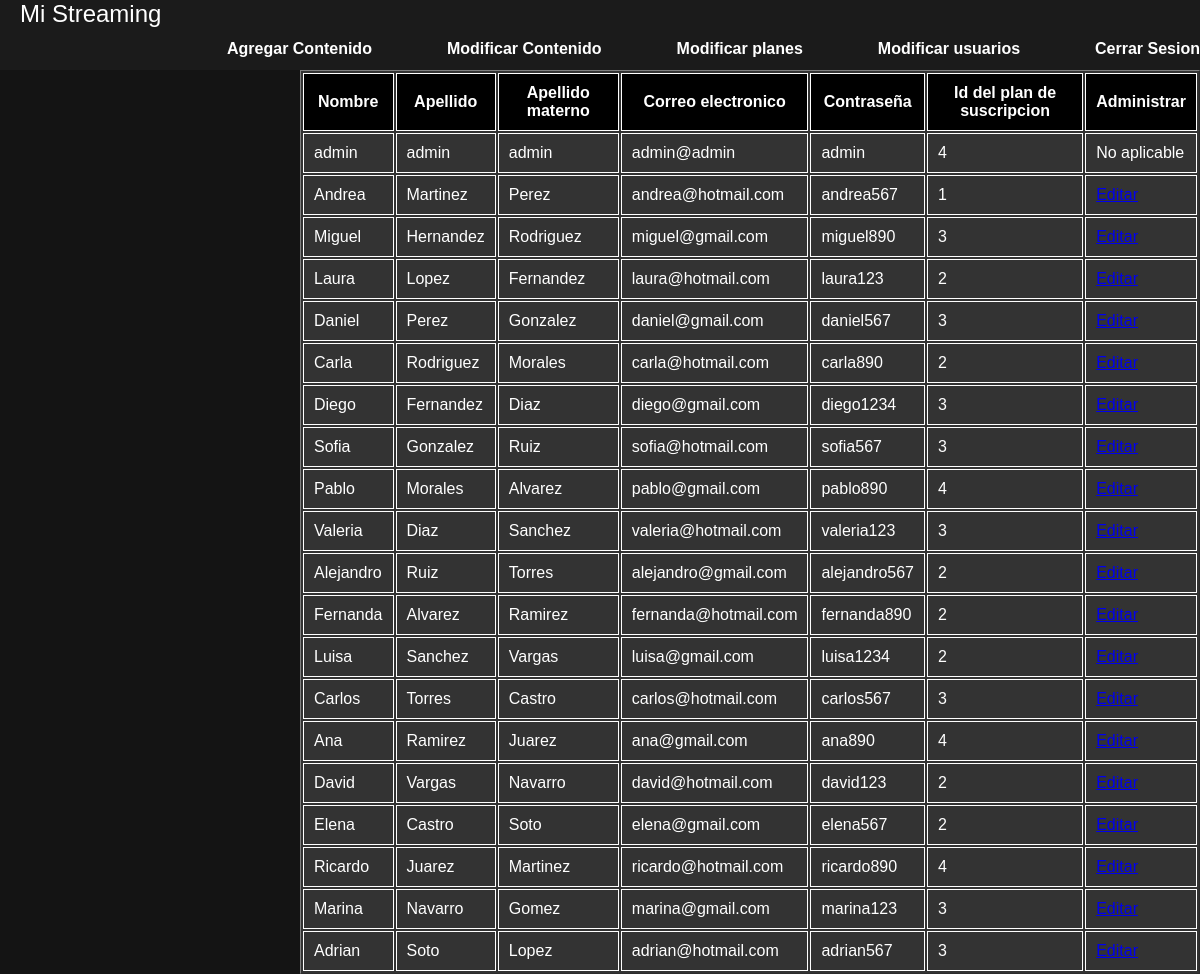
Before: /paginas/admin/moderarUsuarios.php (signed in) with the older database file.
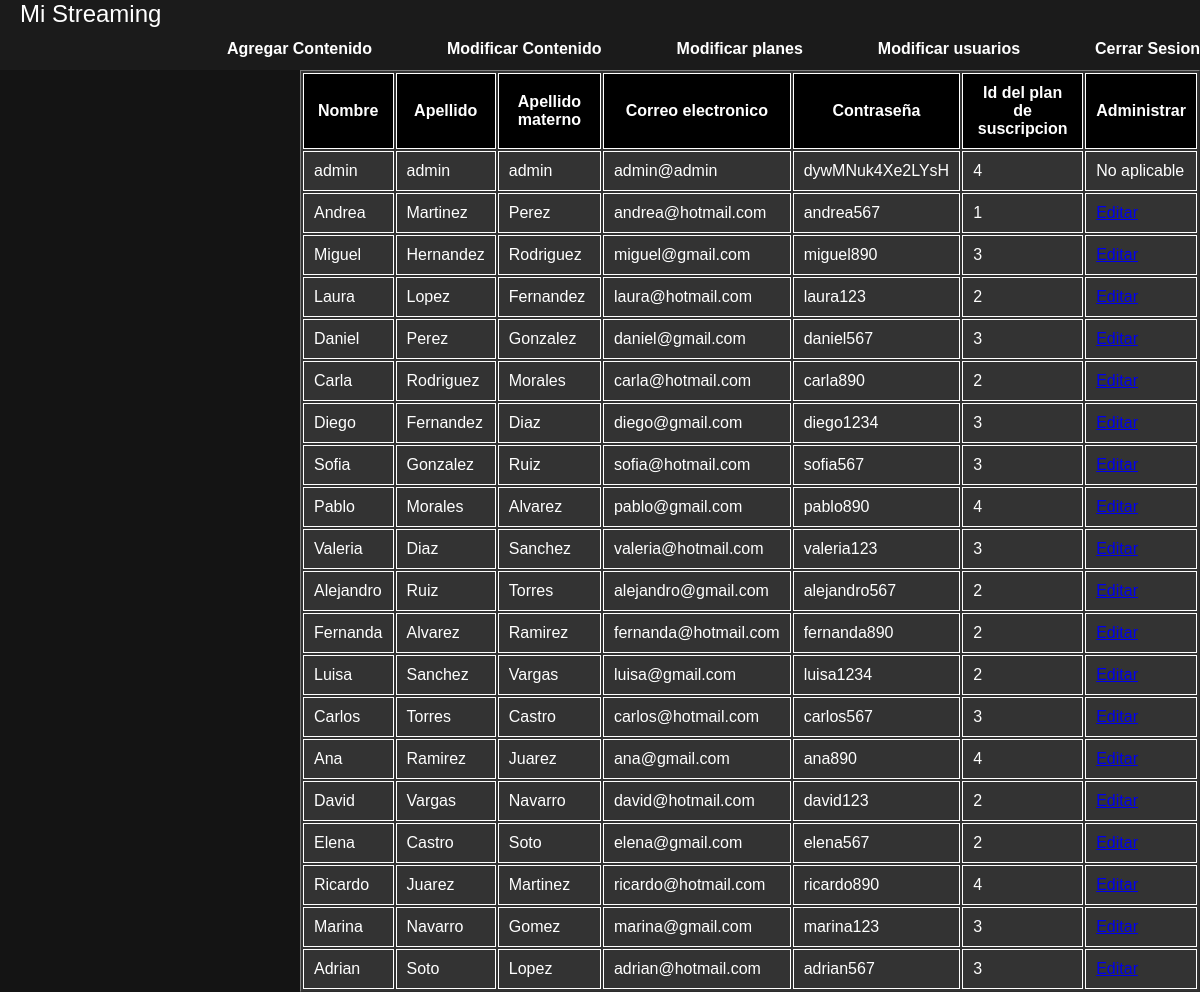
After: the same page with the newer database file.
### tables this page shows
CREATE TABLE usuario (
  id_usuario INTEGER NOT NULL AUTO_INCREMENT,
  nombre CHAR(128)  NOT NULL,
  apellido_paterno CHAR(128) NOT NULL,
  apellido_materno CHAR(128) DEFAULT NULL,
  correo CHAR(128) NOT NULL UNIQUE,
  contrasena CHAR(128) NOT NULL,
  id_plan INTEGER NOT NULL,
  PRIMARY KEY(id_usuario),
  FOREIGN KEY(id_plan) REFERENCES detalles_plan(id_plan) ON DELETE RESTRICT
);

### dao/usuarioDAOImp.php (called while the page is built, shortened)
<?php
require_once("usuario.php");
class usuarioDAOImp implements UsuarioDAO {
    private $conexion;
    public function __construct($conexion) {
        $this->conexion = $conexion;
    }
     public function getAllUsuarios(){
        $query = "SELECT * FROM usuario";
        $result = $this->conexion->prepare($query);
        $result->execute();
        $usuarios = [];
        if ($result) {
            while ($row = $result->fetch(PDO::FETCH_ASSOC)) {
                $usuario = new Usuario($row['nombre'], $row['apellido_paterno'], $row['apellido_materno'], $row['contrasena'], $row['correo'], $row['id_plan']);
                $usuarios[] = $usuario;
            }
        }
        return $usuarios;
    }
}
?>

### dao/usuario.php (called while the page is built, shortened)
<?php
class Usuario {
    private $nombre;
    private $apellido_paterno;
    private $apellido_materno;
    private $contrasena;
    private $correo;
    private $id_plan;
    public function __construct($nombre, $apellido_paterno, $apellido_materno, $contrasena, $correo, $id_plan) {
        $this->nombre = $nombre;
        $this->apellido_paterno = $apellido_paterno;
        $this->apellido_materno = $apellido_materno;
        $this->contrasena = $contrasena;
        $this->correo = $correo;
        $this->id_plan = $id_plan;
    }
    public function getNombre() {
        return $this->nombre;
    }
    public function getApellido_paterno() {
        return $this->apellido_paterno;
    }
    public function getApellido_materno() {
        return $this->apellido_materno;
    }
    public function getContrasena() {
        return $this->contrasena;
    }
    public function getCorreo() {
        return $this->correo;
    }
    public function getIdPlan() {
        return $this->id_plan;
    }
}
?>

### paginas/admin/moderarUsuarios.php (the view, shortened to what this page needs)
<html>
    <head>
    </head>
<?php
require_once '../../dao/usuarioDAOImp.php';
include '../templates/header.php';
$database = new Database();
$conexion = $database->connect();
$usu = new UsuarioDAOImp($conexion);
$usuarios = $usu->getAllUsuarios();
echo'<div class="table-container">';
if (!empty($usuarios)) {
    $cont = 2;
        echo '<table border="1">';
        echo '<tr><th>Nombre</th><th>Apellido</th><th>Apellido materno</th><th>Correo electronico</th><th>Contraseña</th><th>Id del plan de suscripcion</th><th>Administrar</th></tr>';
        foreach ($usuarios as $usuario) {
            echo '<tr>';
            echo '<td>' . $usuario->getNombre() . '</td>';
            echo '<td>' . $usuario->getApellido_paterno() . '</td>';
            echo '<td>' . $usuario->getApellido_materno() . '</td>';
            echo '<td>' . $usuario->getCorreo() . '</td>';
            echo '<td>' . $usuario->getContrasena() . '</td>';
            echo '<td>' . $usuario->getIdPlan() . '</td>';
            if(!(($usuario->getNombre()== 'admin') && ($usuario->getCorreo()=='admin@admin'))){
            echo '<td><a href="modificarUsuario.php?id='.$cont.'">Editar</a></td>';
            $cont++;
            }else{
                echo '<td>No aplicable</td>';
            }
            echo '</tr>';
        }
        echo '</table>';
    } else {
        echo '<p>Hubo un error al cargar los datos de los usuarios.</p>';
    }
 echo'</div>';
?>
</html>

### paginas/templates/header.php (shortened to what this page needs)
<!DOCTYPE html>
<html lang="es">
<head>
    <link rel="stylesheet" href="/streaming/css/styles.css">
</head>
<body>
    <header>
        <div class="logo">Mi Streaming</div>
        <nav>
            <ul>
                <?php
                if(isset($_SESSION['nombre']) && $_SESSION['correo'] == "admin@admin"){
                    echo '<li><a href="/streaming/paginas/admin/registroContenido.php">Agregar Contenido</a></li>';
                    echo '<li><a href="/streaming/paginas/admin/moderarContenido.php">Modificar Contenido</a></li>';
                    echo '<li><a href="/streaming/paginas/admin/moderarPlanes.php">Modificar planes</a></li>';
                    echo '<li><a href="/streaming/paginas/admin/moderarUsuarios.php">Modificar usuarios</a></li>';
                    echo '<li><a href="/streaming/paginas/usuario/logout.php">Cerrar Sesion</a></li>';
                }
                ?>
            </ul>
        </nav>
    </header>

### css/styles.css (style rules this page uses)
* { padding: 0; margin: 0; box-sizing: border-box; }
body { background: #141414; font-family: Arial, sans-serif; }
header { background: #1b1b1b; width: 100%; clear: both; content:''; display: table; }
.logo { font-size: 24px; margin-left: 20px; color: #ffffff; }
nav { float: right; }
nav ul li { list-style: none; margin-left: 75px; padding: 12px 0; float: left; position: relative; }
nav ul li a { text-decoration: none; color: #ffffff; font-weight: bold; }
nav ul li a::before { display: block; content: ''; width: 0%; background: #cc0606; height: 5px; top:0; position: absolute; transition: width 0.2s; }
.table-container { margin-left: 300px; }
table { background-color: #333333; color: white; }
th, td { padding: 10px; border: 1px solid white; }
th { background-color: #000; font-weight: bold; }

Changed rows visible on the page:
changed usuario "admin": contrasena "admin" → "dywMNuk4Xe2LYsH"
